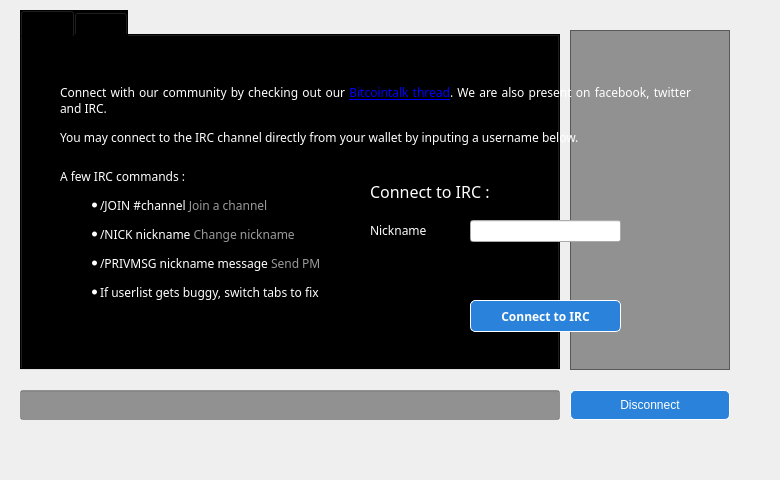
<?xml version="1.0" encoding="UTF-8"?>
<ui version="4.0">
 <class>ChatWindowClass</class>
 <widget class="QWidget" name="ChatWindowClass">
  <property name="geometry">
   <rect>
    <x>0</x>
    <y>0</y>
    <width>780</width>
    <height>480</height>
   </rect>
  </property>
  <property name="styleSheet">
   <string notr="true"/>
  </property>
  <widget class="QWidget" name="widget_2" native="true">
   <property name="geometry">
    <rect>
     <x>0</x>
     <y>0</y>
     <width>780</width>
     <height>480</height>
    </rect>
   </property>
   <widget class="QWidget" name="splitter" native="true">
    <property name="enabled">
     <bool>true</bool>
    </property>
    <property name="geometry">
     <rect>
      <x>10</x>
      <y>10</y>
      <width>760</width>
      <height>460</height>
     </rect>
    </property>
    <property name="styleSheet">
     <string notr="true"/>
    </property>
    <widget class="QTabWidget" name="tab">
     <property name="geometry">
      <rect>
       <x>10</x>
       <y>0</y>
       <width>540</width>
       <height>360</height>
      </rect>
     </property>
     <property name="sizePolicy">
      <sizepolicy hsizetype="Fixed" vsizetype="Fixed">
       <horstretch>0</horstretch>
       <verstretch>0</verstretch>
      </sizepolicy>
     </property>
     <property name="styleSheet">
      <string notr="true">background: black;</string>
     </property>
     <property name="tabShape">
      <enum>QTabWidget::Rounded</enum>
     </property>
     <property name="currentIndex">
      <number>0</number>
     </property>
     <property name="tabsClosable">
      <bool>false</bool>
     </property>
     <widget class="QWidget" name="widget_4">
      <property name="sizePolicy">
       <sizepolicy hsizetype="Fixed" vsizetype="Fixed">
        <horstretch>0</horstretch>
        <verstretch>0</verstretch>
       </sizepolicy>
      </property>
      <property name="autoFillBackground">
       <bool>false</bool>
      </property>
      <property name="styleSheet">
       <string notr="true">color:white !important;</string>
      </property>
      <attribute name="title">
       <string>Tab 1</string>
      </attribute>
     </widget>
     <widget class="QWidget" name="tab_5">
      <property name="sizePolicy">
       <sizepolicy hsizetype="Fixed" vsizetype="Fixed">
        <horstretch>0</horstretch>
        <verstretch>0</verstretch>
       </sizepolicy>
      </property>
      <property name="autoFillBackground">
       <bool>false</bool>
      </property>
      <property name="styleSheet">
       <string notr="true">color:white !important;</string>
      </property>
      <attribute name="title">
       <string>Tab 2</string>
      </attribute>
     </widget>
    </widget>
    <widget class="QLineEdit" name="lineEdit">
     <property name="geometry">
      <rect>
       <x>10</x>
       <y>380</y>
       <width>540</width>
       <height>30</height>
      </rect>
     </property>
     <property name="sizePolicy">
      <sizepolicy hsizetype="Fixed" vsizetype="Fixed">
       <horstretch>0</horstretch>
       <verstretch>0</verstretch>
      </sizepolicy>
     </property>
     <property name="minimumSize">
      <size>
       <width>540</width>
       <height>30</height>
      </size>
     </property>
     <property name="maximumSize">
      <size>
       <width>16777215</width>
       <height>30</height>
      </size>
     </property>
     <property name="styleSheet">
      <string notr="true">background: rgba(0,0,0,100);color:white;</string>
     </property>
     <property name="alignment">
      <set>Qt::AlignLeading|Qt::AlignLeft|Qt::AlignTop</set>
     </property>
    </widget>
    <widget class="QListView" name="userView">
     <property name="geometry">
      <rect>
       <x>560</x>
       <y>20</y>
       <width>160</width>
       <height>340</height>
      </rect>
     </property>
     <property name="sizePolicy">
      <sizepolicy hsizetype="Fixed" vsizetype="Fixed">
       <horstretch>0</horstretch>
       <verstretch>0</verstretch>
      </sizepolicy>
     </property>
     <property name="minimumSize">
      <size>
       <width>0</width>
       <height>300</height>
      </size>
     </property>
     <property name="styleSheet">
      <string notr="true">background: rgba(0,0,0,100);color:white;</string>
     </property>
     <property name="horizontalScrollBarPolicy">
      <enum>Qt::ScrollBarAlwaysOff</enum>
     </property>
    </widget>
    <widget class="QPushButton" name="disconnect">
     <property name="geometry">
      <rect>
       <x>560</x>
       <y>380</y>
       <width>160</width>
       <height>30</height>
      </rect>
     </property>
     <property name="minimumSize">
      <size>
       <width>140</width>
       <height>0</height>
      </size>
     </property>
     <property name="styleSheet">
      <string notr="true">background: #2a82db; color: white; border-radius: 5px; padding:4px 28px;border:1px solid white;font-size:12px</string>
     </property>
     <property name="text">
      <string>Disconnect</string>
     </property>
    </widget>
   </widget>
   <widget class="QWidget" name="hide3" native="true">
    <property name="geometry">
     <rect>
      <x>0</x>
      <y>0</y>
      <width>780</width>
      <height>400</height>
     </rect>
    </property>
    <property name="styleSheet">
     <string notr="true">font-family:Proxima Nova Rg;</string>
    </property>
    <widget class="QWidget" name="layoutWidget">
     <property name="geometry">
      <rect>
       <x>10</x>
       <y>6</y>
       <width>731</width>
       <height>41</height>
      </rect>
     </property>
     <layout class="QHBoxLayout" name="hide1">
      <property name="spacing">
       <number>7</number>
      </property>
      <item>
       <widget class="QLabel" name="label_9">
        <property name="enabled">
         <bool>true</bool>
        </property>
        <property name="sizePolicy">
         <sizepolicy hsizetype="Preferred" vsizetype="Preferred">
          <horstretch>0</horstretch>
          <verstretch>0</verstretch>
         </sizepolicy>
        </property>
        <property name="font">
         <font>
          <family>Proxima Nova Rg</family>
         </font>
        </property>
        <property name="text">
         <string>&lt;html&gt;&lt;head/&gt;&lt;body&gt;&lt;p align=&quot;center&quot;&gt;&lt;img src=&quot;:/icons/res/icons/socialt.png&quot;/&gt;&lt;/p&gt;&lt;/body&gt;&lt;/html&gt;</string>
        </property>
       </widget>
      </item>
     </layout>
    </widget>
    <widget class="QLabel" name="hide2">
     <property name="geometry">
      <rect>
       <x>60</x>
       <y>70</y>
       <width>631</width>
       <height>91</height>
      </rect>
     </property>
     <property name="styleSheet">
      <string notr="true">color:white;</string>
     </property>
     <property name="text">
      <string>&lt;html&gt;&lt;head/&gt;&lt;body&gt;&lt;p align=&quot;justify&quot;&gt;&lt;span style=&quot; font-size:9pt;&quot;&gt;Connect with our community by checking out our &lt;/span&gt;&lt;a href=&quot;https://bitcointalk.org/index.php?topic=673760&quot;&gt;&lt;span style=&quot; font-size:9pt; text-decoration: underline; color:#0000ff;&quot;&gt;Bitcointalk thread&lt;/span&gt;&lt;/a&gt;&lt;span style=&quot; font-size:9pt;&quot;&gt;. We are also present on facebook, twitter and IRC.&lt;/span&gt;&lt;/p&gt;&lt;p align=&quot;justify&quot;&gt;&lt;span style=&quot; font-size:9pt;&quot;&gt;You may connect to the IRC channel directly from your wallet by inputing a username below.&lt;/span&gt;&lt;/p&gt;&lt;/body&gt;&lt;/html&gt;</string>
     </property>
     <property name="wordWrap">
      <bool>true</bool>
     </property>
     <property name="openExternalLinks">
      <bool>true</bool>
     </property>
    </widget>
    <widget class="QLabel" name="label">
     <property name="geometry">
      <rect>
       <x>100</x>
       <y>300</y>
       <width>71</width>
       <height>51</height>
      </rect>
     </property>
     <property name="text">
      <string>&lt;html&gt;&lt;head/&gt;&lt;body&gt;&lt;p align=&quot;center&quot;&gt;&lt;a href=&quot;https://twitter.com/premineplus&quot;&gt;&lt;span style=&quot; text-decoration: underline; color:#0000ff;&quot;&gt;&lt;img src=&quot;:/icons/twitter&quot;/&gt;&lt;/span&gt;&lt;/a&gt;&lt;/p&gt;&lt;/body&gt;&lt;/html&gt;</string>
     </property>
     <property name="margin">
      <number>5</number>
     </property>
     <property name="openExternalLinks">
      <bool>true</bool>
     </property>
    </widget>
    <widget class="QLabel" name="label_3">
     <property name="geometry">
      <rect>
       <x>190</x>
       <y>300</y>
       <width>53</width>
       <height>51</height>
      </rect>
     </property>
     <property name="text">
      <string>&lt;html&gt;&lt;head/&gt;&lt;body&gt;&lt;p&gt;&lt;a href=&quot;https://www.facebook.com/Premineplus&quot;&gt;&lt;span style=&quot; text-decoration: underline; color:#0000ff;&quot;&gt;&lt;img src=&quot;:/icons/face&quot;/&gt;&lt;/span&gt;&lt;/a&gt;&lt;/p&gt;&lt;/body&gt;&lt;/html&gt;</string>
     </property>
     <property name="openExternalLinks">
      <bool>true</bool>
     </property>
    </widget>
    <widget class="QLabel" name="label_2">
     <property name="enabled">
      <bool>true</bool>
     </property>
     <property name="geometry">
      <rect>
       <x>60</x>
       <y>160</y>
       <width>291</width>
       <height>150</height>
      </rect>
     </property>
     <property name="styleSheet">
      <string notr="true">color:white;</string>
     </property>
     <property name="text">
      <string>&lt;html&gt;&lt;head/&gt;&lt;body&gt;&lt;p&gt;A few IRC commands :&lt;/p&gt;&lt;ul style=&quot;margin-top: 0px; margin-bottom: 0px; margin-left: 0px; margin-right: 0px; -qt-list-indent: 1;&quot;&gt;&lt;li style=&quot; margin-top:12px; margin-bottom:12px; margin-left:0px; margin-right:0px; -qt-block-indent:0; text-indent:0px;&quot;&gt;/JOIN #channel &lt;span style=&quot; color:#9a9a9a;&quot;&gt;Join a channel&lt;/span&gt;&lt;/li&gt;&lt;li style=&quot; margin-top:12px; margin-bottom:12px; margin-left:0px; margin-right:0px; -qt-block-indent:0; text-indent:0px;&quot;&gt;/NICK nickname &lt;span style=&quot; color:#9a9a9a;&quot;&gt;Change nickname&lt;/span&gt;&lt;/li&gt;&lt;li style=&quot; margin-top:12px; margin-bottom:12px; margin-left:0px; margin-right:0px; -qt-block-indent:0; text-indent:0px;&quot;&gt;/PRIVMSG nickname message &lt;span style=&quot; color:#9a9a9a;&quot;&gt;Send PM &lt;/span&gt;&lt;/li&gt;&lt;li style=&quot; margin-top:0px; margin-bottom:0px; margin-left:0px; margin-right:0px; -qt-block-indent:0; text-indent:0px;&quot;&gt;If userlist gets buggy, switch tabs to fix&lt;/li&gt;&lt;/ul&gt;&lt;/body&gt;&lt;/html&gt;</string>
     </property>
    </widget>
    <widget class="QLineEdit" name="editPseudo">
     <property name="geometry">
      <rect>
       <x>470</x>
       <y>220</y>
       <width>151</width>
       <height>22</height>
      </rect>
     </property>
     <property name="styleSheet">
      <string notr="true">color:black;</string>
     </property>
     <property name="text">
      <string/>
     </property>
    </widget>
    <widget class="QLabel" name="label_5">
     <property name="geometry">
      <rect>
       <x>370</x>
       <y>220</y>
       <width>61</width>
       <height>21</height>
      </rect>
     </property>
     <property name="styleSheet">
      <string notr="true">color:white;</string>
     </property>
     <property name="text">
      <string>Nickname</string>
     </property>
    </widget>
    <widget class="QPushButton" name="buttonConnect">
     <property name="geometry">
      <rect>
       <x>470</x>
       <y>300</y>
       <width>151</width>
       <height>32</height>
      </rect>
     </property>
     <property name="font">
      <font>
       <family>Proxima Nova Rg</family>
       <pointsize>9</pointsize>
       <weight>75</weight>
       <bold>true</bold>
      </font>
     </property>
     <property name="styleSheet">
      <string notr="true">background: #2a82db; color: white; border-radius: 5px; padding:4px 28px;border:1px solid white;</string>
     </property>
     <property name="text">
      <string>Connect to IRC</string>
     </property>
    </widget>
    <widget class="QLabel" name="label_10">
     <property name="geometry">
      <rect>
       <x>370</x>
       <y>180</y>
       <width>161</width>
       <height>21</height>
      </rect>
     </property>
     <property name="styleSheet">
      <string notr="true">color:white;</string>
     </property>
     <property name="text">
      <string>&lt;html&gt;&lt;head/&gt;&lt;body&gt;&lt;p&gt;&lt;span style=&quot; font-size:12pt;&quot;&gt;Connect to IRC :&lt;/span&gt;&lt;/p&gt;&lt;/body&gt;&lt;/html&gt;</string>
     </property>
    </widget>
   </widget>
  </widget>
  <action name="actionQuit">
   <property name="text">
    <string>Quitter</string>
   </property>
   <property name="shortcut">
    <string>Ctrl+Q</string>
   </property>
  </action>
  <action name="actionCloseTab">
   <property name="text">
    <string>Fermer l'onglet</string>
   </property>
  </action>
 </widget>
 <layoutdefault spacing="6" margin="11"/>
 <resources/>
 <connections/>
</ui>
